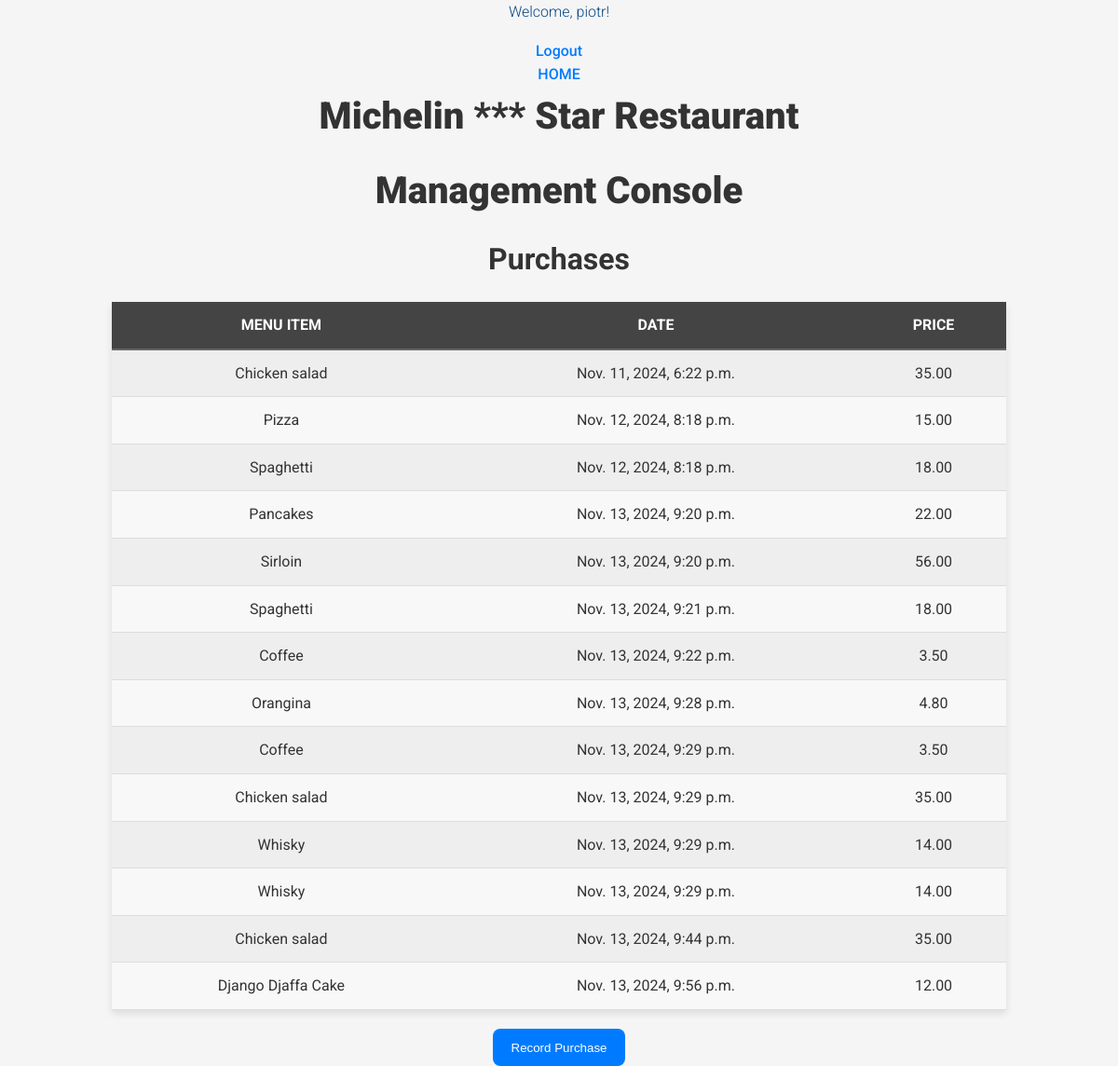
The app's page /purchases/ (signed in), older data.
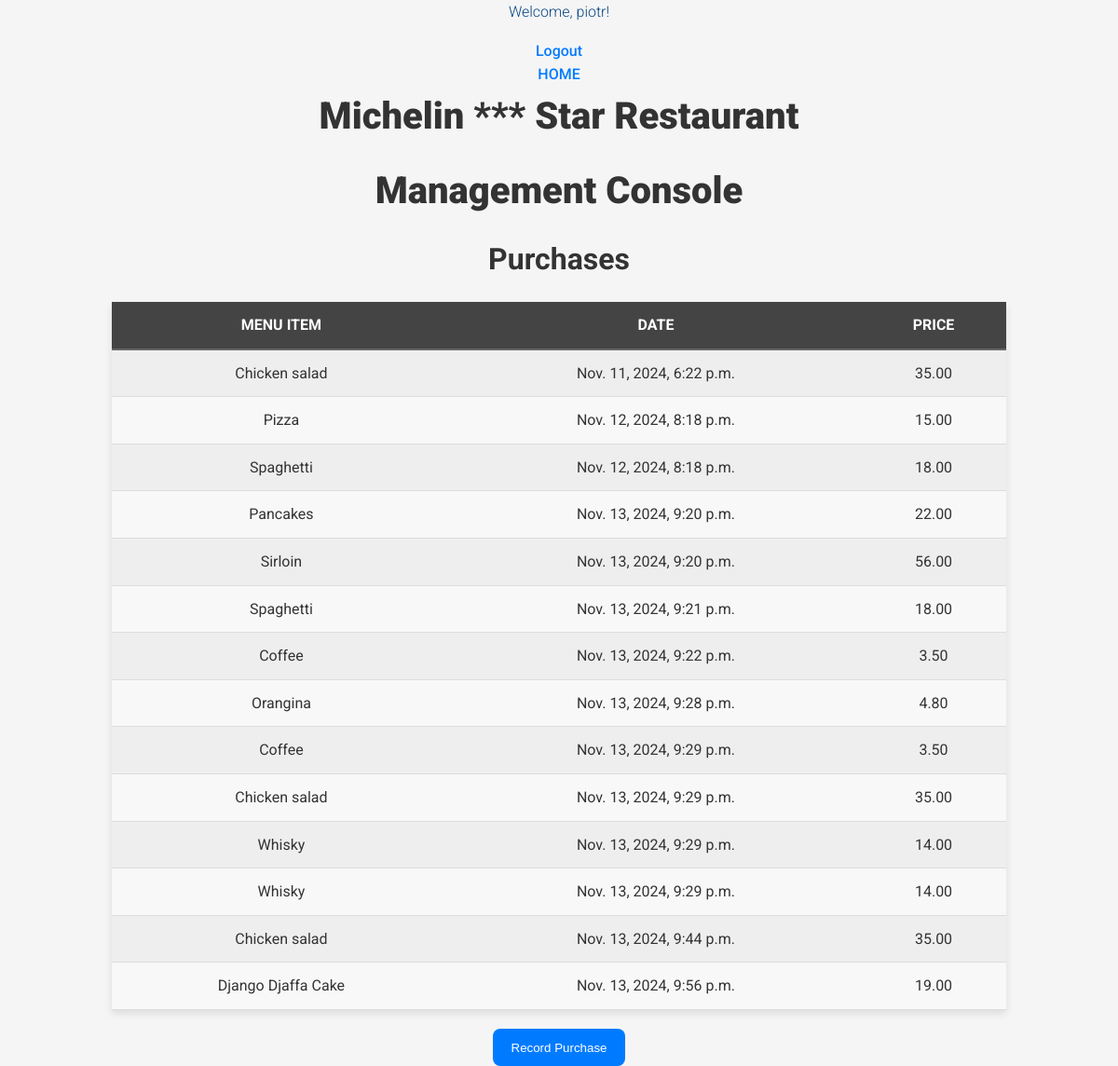
The same page, newer data.
### inventory/models.py (models this page shows, shortened)
class Purchase(models.Model):
    menu_item = models.ForeignKey(MenuItem, on_delete=models.CASCADE)
    date = models.DateTimeField(default=timezone.now)

class MenuItem(models.Model):
    title = models.CharField(max_length=200)
    price = models.DecimalField(max_digits=10, decimal_places=2, default=0.00)
    def __str__(self):
        return self.title
    class Meta:
        ordering = ["title"]

### inventory/views.py (the view)
# urls.py: path('purchases/', views.PurchasesList.as_view(), name="purchaseslist"),
class PurchasesList(LoginRequiredMixin, ListView):
  model = Purchase
  template_name = "inventory/purchases.html"

### inventory/templates/inventory/purchases.html (shortened to what this page needs)
{% extends "inventory/base.html" %}
{% load static %}
{% block head %}
<link rel="stylesheet" href="{% static 'inventory/style.css' %}" />
{% endblock %}
{% block content %}
<h2>Purchases</h2>
<table id="Purchases">
  <tr>
    <th>Menu Item</th>
    <th>Date</th>
    <th>Price</th>
  </tr>
  {% for purchase in purchase_list %}
  <tr>
    <td>{{ purchase.menu_item }}</td>
    <td>{{ purchase.date }}</td>
    <td>{{ purchase.menu_item.price }}</td>
  </tr>
  {% endfor %}
</table>
<a href="{% url 'purchasecreate'%}"><button class="btn">Record Purchase</button></a>
{% endblock %}

Row changes from the older to the newer data that the page shows:
changed through a linked row, Purchase "Nov. 13, 2024, 9:56 p.m.": menu_item.price "12.00" → "19.00"
